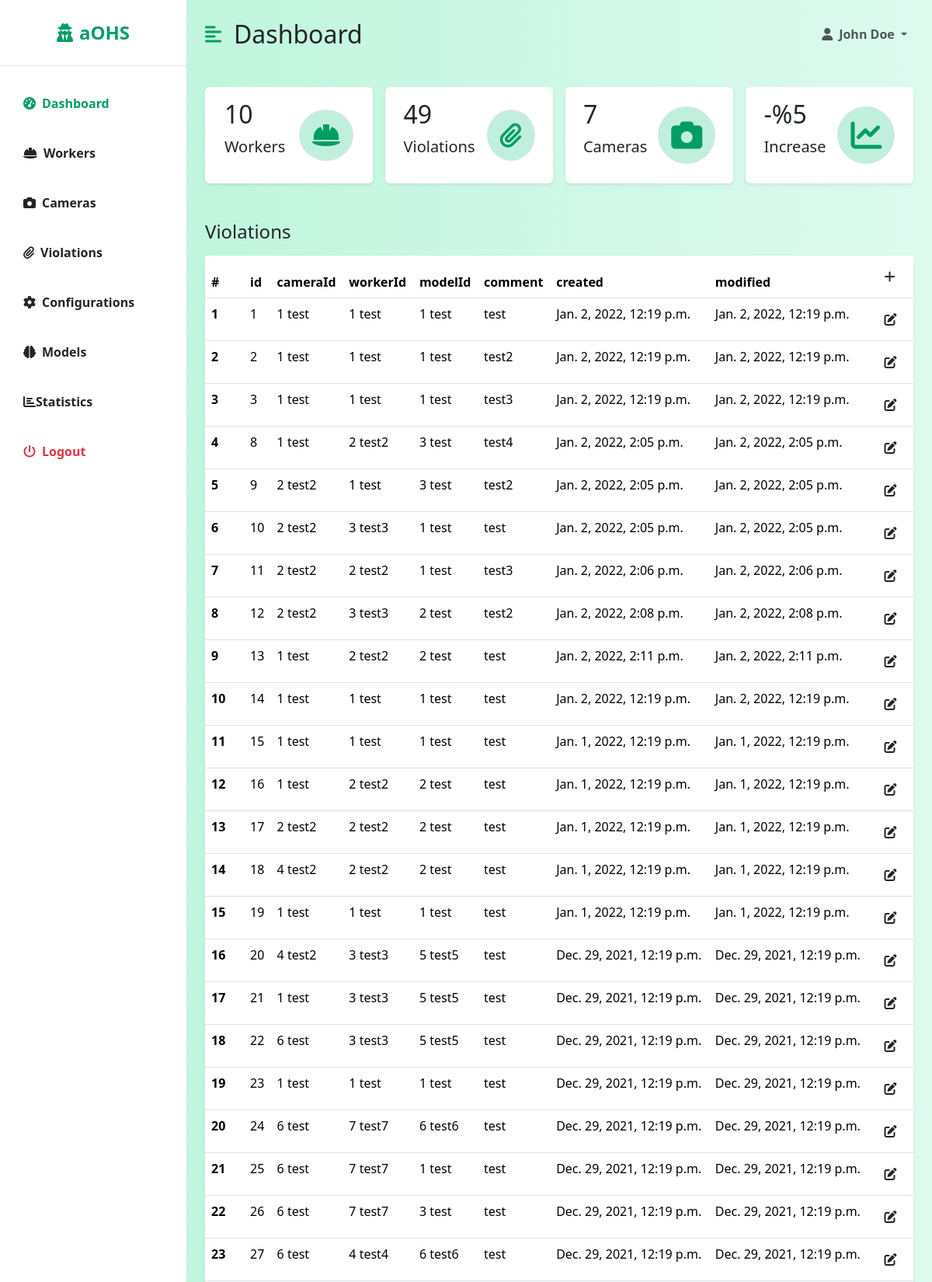
The app's page /dashboard/violations/ (upper part) with its own data.
### backend/models.py (models this page shows, shortened)
class Violation(models.Model):
    id = models.AutoField(primary_key=True)
    cameraId = models.ForeignKey(Camera, on_delete=models.DO_NOTHING, null=False)
    workerId = models.ForeignKey(Worker, on_delete=models.DO_NOTHING, null=True)
    modelId = models.ForeignKey(Model, on_delete=models.SET_NULL, null=True)
    comment = models.CharField(max_length=250, null=True)
    created = models.DateTimeField(auto_now_add=True)
    modified = models.DateTimeField(auto_now=True)

class Camera(models.Model):
    id = models.AutoField(primary_key=True)
    url = models.URLField(max_length=100)
    name = models.CharField(max_length=100, null=False)
    userId = models.ForeignKey(User, on_delete=models.DO_NOTHING, null=True)
    created = models.DateTimeField(auto_now_add=True)
    modified = models.DateTimeField(auto_now=True)
    active = models.BooleanField(default=False)
    def __str__(self):
        return str(self.id) + " " + str(self.name)

class Worker(models.Model):
    phone_regex = RegexValidator(regex=r'^\+905[0-9]{9}$',
                                 message="Phone number should be in '+905555555555' format")
    id = models.AutoField(primary_key=True)
    name = models.CharField(max_length=100, null=False)
    title = models.CharField(max_length=100, null=False)
    phone = models.CharField(validators=[phone_regex], max_length=17, unique=True, null=False)
    active = models.BooleanField(default=True, null=False)
    created = models.DateTimeField(auto_now_add=True)
    modified = models.DateTimeField(auto_now=True)
    def __str__(self):
        return str(self.id) + " " + str(self.name)

class Model(models.Model):
    id = models.AutoField(primary_key=True)
    name = models.CharField(max_length=100, null=False)
    path = models.CharField(max_length=100, null=False)
    created = models.DateTimeField(auto_now_add=True)
    modified = models.DateTimeField(auto_now=True)
    def __str__(self):
        return str(self.id) + " " + str(self.name)

### dashboard/views/violation_views.py (the view, shortened to what this page needs)
# urls.py: path('dashboard/violations/', ViolationView.as_view()),
class ViolationView(View):
    def get(self, request):
        headers = ['id', 'cameraId', 'workerId', 'modelId', 'comment', 'created', 'modified']
        data = Violation.objects.all()
        return render(request, 'dashboard/listViolation.html', {'headers': headers, 'data': data})

### dashboard/templates/dashboard/listViolation.html
{% extends 'dashboard/dashboard.html' %}
{% block table %}
    <h3 class="fs-4 mb-3">Violations</h3>
    <table class="table bg-white rounded shadow-sm  table-hover">
        <thead>
            <tr>
                <th scope="col" width="50">#</th>
                {% for header in headers %}
                    <th scope="col">{{ header }}</th>
                {% endfor %}
                <th><a class="btn" href="/dashboard/violations/add/"><i class="fa fa-plus"></i></a></th>
            </tr>
        </thead>
        <tbody>
        {% for datum in data %}
            <tr>
                <th scope="row">{{ forloop.counter }}</th>
                <td>{{ datum.id }}</td>
                <td>{{ datum.cameraId }}</td>
                <td>{{ datum.workerId }}</td>
                <td>{{ datum.modelId }}</td>
                <td>{{ datum.comment }}</td>
                <td>{{ datum.created }}</td>
                <td>{{ datum.modified }}</td>
                <th><a class="btn" href="/dashboard/violations/edit/{{ datum.id }}/"><i class="fa fa-edit"></i></a></th>
            </tr>
        {% endfor %}
        </tbody>
    </table>
{% endblock %}

### templates/base.html (style rules this page uses)
:root { --main-bg-color: #009d63; --main-text-color: #009d63; --second-text-color: #bbbec5; --second-bg-color: #c1efde; }

### records on screen
Violation: id "1", cameraId "1 test", workerId "1 test", modelId "1 test", comment "test", created "Jan. 2, 2022, 12:19 p.m.", modified "Jan. 2, 2022, 12:19 p.m."
Violation: id "2", cameraId "1 test", workerId "1 test", modelId "1 test", comment "test2", created "Jan. 2, 2022, 12:19 p.m.", modified "Jan. 2, 2022, 12:19 p.m."
Violation: id "3", cameraId "1 test", workerId "1 test", modelId "1 test", comment "test3", created "Jan. 2, 2022, 12:19 p.m.", modified "Jan. 2, 2022, 12:19 p.m."
Violation: id "8", cameraId "1 test", workerId "2 test2", modelId "3 test", comment "test4", created "Jan. 2, 2022, 2:05 p.m.", modified "Jan. 2, 2022, 2:05 p.m."
Violation: id "9", cameraId "2 test2", workerId "1 test", modelId "3 test", comment "test2", created "Jan. 2, 2022, 2:05 p.m.", modified "Jan. 2, 2022, 2:05 p.m."
Violation: id "10", cameraId "2 test2", workerId "3 test3", modelId "1 test", comment "test", created "Jan. 2, 2022, 2:05 p.m.", modified "Jan. 2, 2022, 2:05 p.m."
Violation: id "11", cameraId "2 test2", workerId "2 test2", modelId "1 test", comment "test3", created "Jan. 2, 2022, 2:06 p.m.", modified "Jan. 2, 2022, 2:06 p.m."
Violation: id "12", cameraId "2 test2", workerId "3 test3", modelId "2 test", comment "test2", created "Jan. 2, 2022, 2:08 p.m.", modified "Jan. 2, 2022, 2:08 p.m."
Violation: id "13", cameraId "1 test", workerId "2 test2", modelId "2 test", comment "test", created "Jan. 2, 2022, 2:11 p.m.", modified "Jan. 2, 2022, 2:11 p.m."
Violation: id "14", cameraId "1 test", workerId "1 test", modelId "1 test", comment "test", created "Jan. 2, 2022, 12:19 p.m.", modified "Jan. 2, 2022, 12:19 p.m."
Violation: id "15", cameraId "1 test", workerId "1 test", modelId "1 test", comment "test", created "Jan. 1, 2022, 12:19 p.m.", modified "Jan. 1, 2022, 12:19 p.m."
Violation: id "16", cameraId "1 test", workerId "2 test2", modelId "2 test", comment "test", created "Jan. 1, 2022, 12:19 p.m.", modified "Jan. 1, 2022, 12:19 p.m."
Violation: id "17", cameraId "2 test2", workerId "2 test2", modelId "2 test", comment "test", created "Jan. 1, 2022, 12:19 p.m.", modified "Jan. 1, 2022, 12:19 p.m."
Violation: id "18", cameraId "4 test2", workerId "2 test2", modelId "2 test", comment "test", created "Jan. 1, 2022, 12:19 p.m.", modified "Jan. 1, 2022, 12:19 p.m."
Violation: id "19", cameraId "1 test", workerId "1 test", modelId "1 test", comment "test", created "Jan. 1, 2022, 12:19 p.m.", modified "Jan. 1, 2022, 12:19 p.m."
Violation: id "20", cameraId "4 test2", workerId "3 test3", modelId "5 test5", comment "test", created "Dec. 29, 2021, 12:19 p.m.", modified "Dec. 29, 2021, 12:19 p.m."
Violation: id "21", cameraId "1 test", workerId "3 test3", modelId "5 test5", comment "test", created "Dec. 29, 2021, 12:19 p.m.", modified "Dec. 29, 2021, 12:19 p.m."
Violation: id "22", cameraId "6 test", workerId "3 test3", modelId "5 test5", comment "test", created "Dec. 29, 2021, 12:19 p.m.", modified "Dec. 29, 2021, 12:19 p.m."
Violation: id "23", cameraId "1 test", workerId "1 test", modelId "1 test", comment "test", created "Dec. 29, 2021, 12:19 p.m.", modified "Dec. 29, 2021, 12:19 p.m."
Violation: id "24", cameraId "6 test", workerId "7 test7", modelId "6 test6", comment "test", created "Dec. 29, 2021, 12:19 p.m.", modified "Dec. 29, 2021, 12:19 p.m."
Violation: id "25", cameraId "6 test", workerId "7 test7", modelId "1 test", comment "test", created "Dec. 29, 2021, 12:19 p.m.", modified "Dec. 29, 2021, 12:19 p.m."
Violation: id "26", cameraId "6 test", workerId "7 test7", modelId "3 test", comment "test", created "Dec. 29, 2021, 12:19 p.m.", modified "Dec. 29, 2021, 12:19 p.m."
Violation: id "27", cameraId "6 test", workerId "4 test4", modelId "6 test6", comment "test", created "Dec. 29, 2021, 12:19 p.m.", modified "Dec. 29, 2021, 12:19 p.m."

### other values on screen
{{ header }} "id" "cameraId" "workerId" "modelId" "comment" "created" "modified"
